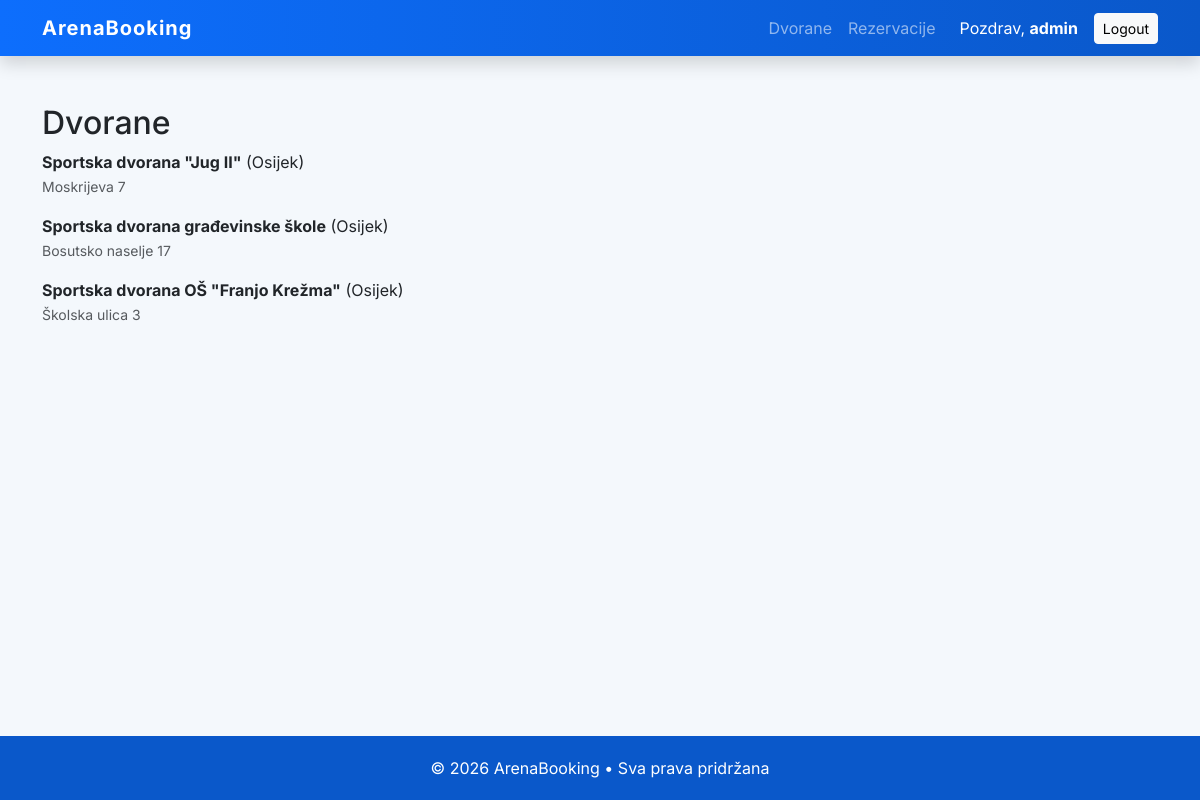
Screenshot of /facilities/ (signed in) with the database file from the repository.
### facilities/models.py (models this page shows, shortened)
class Facility(models.Model):
    name = models.CharField(max_length=120)
    address = models.CharField(max_length=200)
    city = models.CharField(max_length=80, blank=True)
    is_active = models.BooleanField(default=True)
    class Meta:
        verbose_name = "Facility"
        verbose_name_plural = "Facilities"

### facilities/views.py (the view)
# urls.py: path('facilities/', include('facilities.urls')),
def facilities(request):
    facilities=Facility.objects.all()
    return render(request,'facilities.html',{'facilities':facilities})

### facilities/templates/facilities.html (shortened to what this page needs)
{% extends "base.html" %}
{% block content %}
<h2>Dvorane</h2>
{% for facility in facilities %}
 <div class="mb-3">
    <a href="{% url 'facilities:facility_detail' facility.id %}"
       class="text-decoration-none text-dark">
        <strong>{{ facility.name }}</strong>
    </a>
    {% if facility.city %} ({{ facility.city }}){% endif %}
    <br>
    <small class="text-muted">{{ facility.address }}</small>
 </div>
{% empty %}
    <p>Nema dvorana još.</p>
{% endfor %}
{% endblock %}

### ArenaBooking/templates/base.html (shortened to what this page needs)
<!DOCTYPE html>
<html lang="hr">
<head>
    <link href="https://cdn.jsdelivr.net/npm/bootstrap@5.3.3/dist/css/bootstrap.min.css" rel="stylesheet">
</head>
<body class="d-flex flex-column min-vh-100">
<nav class="navbar navbar-expand-lg navbar-dark shadow">
    <div class="container">
        <a class="navbar-brand" href="{% url 'home' %}">ArenaBooking</a>
        <div class="collapse navbar-collapse justify-content-end" id="navbarNav">
            <ul class="navbar-nav align-items-center">
                <li class="nav-item">
                    <a class="nav-link" href="{% url 'facilities:facilities' %}">Dvorane</a>
                </li>
                <li class="nav-item">
                    <a class="nav-link" href="{% url 'bookings:bookings' %}">Rezervacije</a>
                </li>
                {% if user.is_authenticated %}
                    <li class="nav-item ms-3 text-white">
                        Pozdrav, <strong>{{ user.username }}</strong>
                    </li>
                    <li class="nav-item ms-3">
                        <a class="btn btn-light btn-sm" href="#">Logout</a>
                    </li>
                {% else %}
                    <li class="nav-item ms-3">
                        <a class="btn btn-light btn-sm" href="#">Login</a>
                    </li>
                {% endif %}
            </ul>
        </div>
    </div>
</nav>
<main class="flex-fill">
  <div class="container mt-5">
        {% block content %}
        {% endblock %}
    </div>
</main>
<footer class="text-center mt-auto">
    <div class="container">
        <p class="mb-0">© 2026 ArenaBooking • Sva prava pridržana</p>
    </div>
</footer>
</body>
</html>

### ArenaBooking/templates/base.html (style rules this page uses)
body { font-family: 'Inter', sans-serif; background-color: #f4f8fc; }
.navbar { background: linear-gradient(90deg, #0d6efd, #0a58ca); }
.navbar-brand { font-weight: 700; letter-spacing: 1px; }
footer { background-color: #0a58ca; color: white; padding: 20px 0; margin-top: 80px; }

### rows the page displays
Facility: name "Sportska dvorana \"Jug II\"", city "Osijek", address "Moskrijeva 7"
Facility: name "Sportska dvorana građevinske škole", city "Osijek", address "Bosutsko naselje 17"
Facility: name "Sportska dvorana OŠ \"Franjo Krežma\"", city "Osijek", address "Školska ulica 3"

### other values shown
{{ user.username }} "admin"
